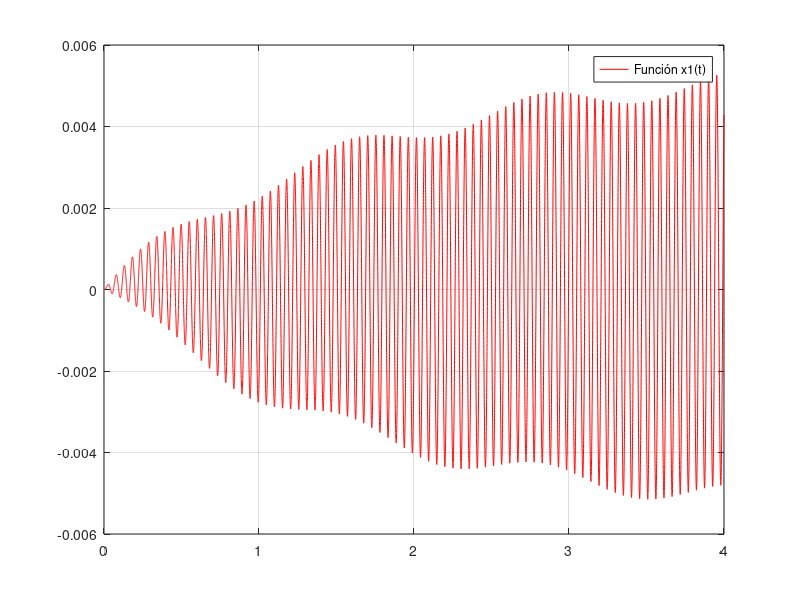
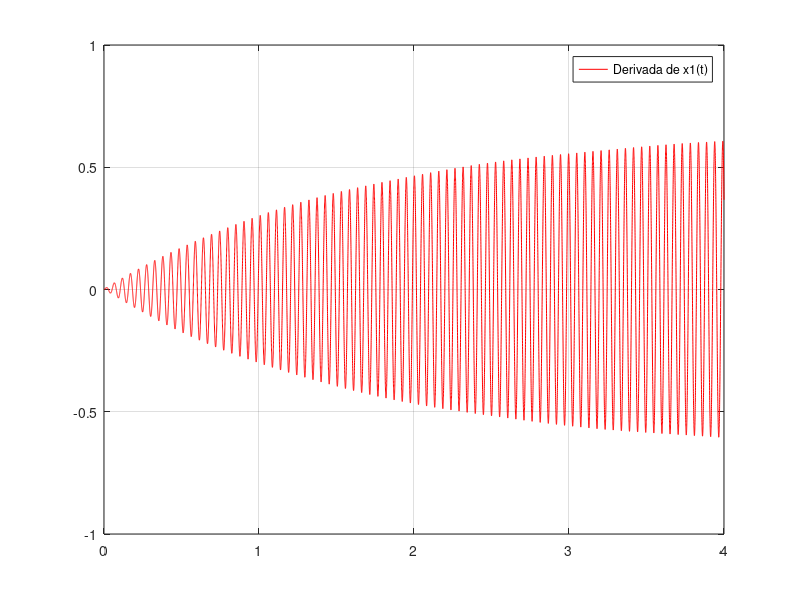

The MATLAB script that drew these images, in order: (Note: this script raises an error after producing the figures.)
function runge_kutta_sistemaRegistro_01

    %Definiciones
    y0_1 = 0;   % Valor Inicial VECTOR SOLUCION de funcion x1(t)
    y0_2 = 0;   % Valor Inicial VECTOR SOLUCION de funcion x2(t)
    t0 =   0;   % Valor inicial en el tiempo
    fs=5000;    % Frecuencia de muestreo
    dt = 0.0002;    %incremento en el tiempo

arreglo1d =load("p1_3k9_01.txt", "-ascii");
ndt=length(arreglo1d); %Defino N == longitud del arreglo

    dim= ndt;
    w = 0.5;    %Utilizo Runge Kutta (1/2) por la digitalización de la función g(t)

    t = zeros(1, ndt);    % vector para el tiempo
    y = zeros(2, ndt);    % Matriz para los vectores solucion y(t)
    x = zeros(2,ndt);
    k1 = zeros(2,1);
    k2 = zeros(2,1);

    %inicializaciones
    t(1)=t0;
    y(1,1) = y0_1;
    y(2,1) = y0_2;

    %RUNGE KUTTA

    for j=1: ndt-1  %N-1

        x=arreglo1d(j);
        k1 = dt * funcion(y(:,j), x);

        tg = t(j) + (dt/(2*w));
        yg = y(:,j) + k1/(2*w);

        x=arreglo1d(j+1);
        k2 = dt * funcion(yg, x);

        y(:, j+1) = y(:,j) + (1-w) * k1 + w * k2;
        t(j+1) = t(j) + dt;

    endfor

    figure(1)
    plot(t, y(1,:) , 'r')
    grid on
    legend('Función x1(t)')


        %Derivada central de orden 2 para x1(t)
%Declaraciones

for i=1:dim
  if (i==1)
  dd(i)=(-3*y(1,i)+4*y(1,i+1)-y(1,i+2))/(2*dt); %primera posicion
  elseif(i<dim)
  dd(i)=(-y(1,i-1)+y(1,i+1))/(2*dt); %desde i=2 hasta dim-1
  else
  dd(i)=(3*y(1,dim)-4*y(1,dim-1)+y(1,dim-2))/(2*dt);%ultima posicion
  endif
endfor


figure(2)
plot(t,dd,'-r')
grid on
legend('Derivada de x1(t)')

    %Valores concretos pedidos sobre la funcion

valPed=2;
jota=ndt/valPed;

display("El valor de x1(t1) es :"),display(y(1, round(jota)));
display("El valor de x2(t1) es :"),display(y(2, round(jota)));
display("En t1=2seg el j es :"),display(round(jota));
display("En j=10001 t es :"),display(t(1,round(jota)));
    %Integral

    Igg = 0;

    for i=1 : dim
        func1(i) = x * x;
        if(i >= 2)
            Igg = Igg + ((func1(i-1) + func1(i))/2) * dt;
        endif
    endfor

display("El valor de la integral definida (Igg) es :"),display(Igg);

    %Integral I11

    I11 = 0;

    for i=1 : dim
        func1(i) = y(1,i) * y(1,i);
        if(i >= 2)
            I11 = I11 + ((func1(i-1) + func1(i))/2) * dt;
        endif
    endfor

display("El valor de la integral definida (I11) es :"),display(I11);

    %Integral I22

    I22 = 0;

    for i=1 : dim
        func2(i) = dd(1,i) * dd(1,i);
        if(i >= 2)
            I22 = I22 + ((func2(i-1) + func2(i))/2) * dt;
        endif
    endfor

display("El valor de la integral definida (I22) es :"),display(I22);

      %Reproduzco
player=audioplayer(arreglo1d, fs, 8);
play(player);                              %Reproduzco audio
pause(5);

end


function [fy]=funcion(z,x)
    fy(1,1) = (0*z(1) + 1*z(2));
    fy(2,1) = (-14400*z(1) - 1.2*z(2))+ x;

end
